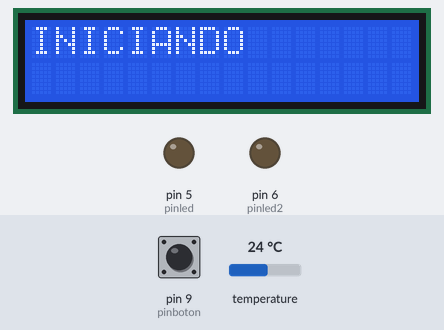
Bench run of a sketch on a simulated Arduino Mega 2560, built with avr-gcc and run on an emulated ATmega2560. On the bench: 16×2 character LCD, output pins drawn as LEDs (lit = HIGH). The test bench sets the inputs (shaded band); at power-on: pin 9 (pinboton) LOW, temperature 24 °C. The local clock reads 2024-03-15 10:24:30 at power-on unless the sketch sets it; storage starts empty.

Above: at 1.2 s.
At 7.3 s:
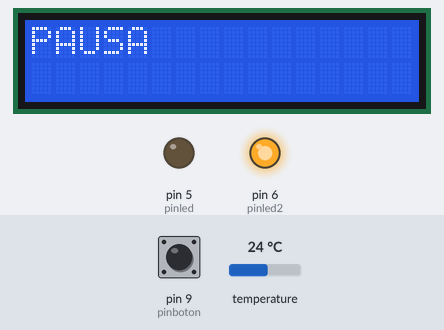
7.4 s: pin 9 (pinboton) pulled HIGH for 0.15 s
At 8.98 s:
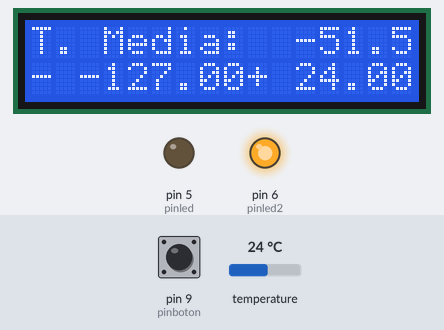
10.5 s: pin 9 (pinboton) pulled HIGH for 1 s
At 11.6 s:
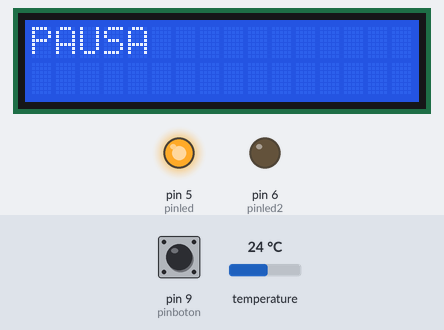
14.5 s: pin 9 (pinboton) pulled HIGH for 3.2 s
At 16.8 s:
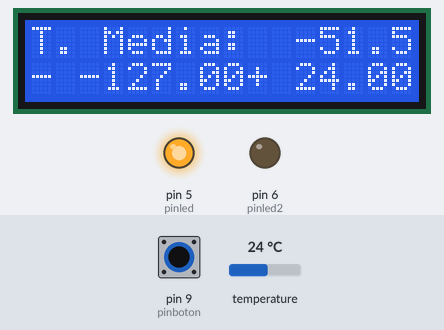
Timing chart, 0 to 20.6 s (numbered marks = the images above; inputs shaded):
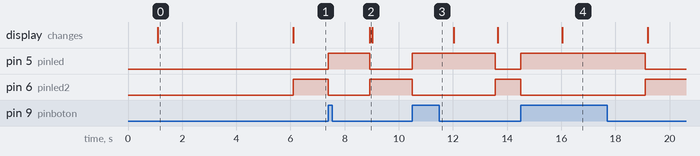

Measured:
- after the input at 7.4 s, pin 5 (pinled): LOW → HIGH at once, → LOW 1.5 s later; pin 6 (pinled2): HIGH → LOW at once, → HIGH 1.5 s later; the display: changes after 1.5 s (image 2)
- after the input at 10.5 s, pin 5 (pinled): LOW → HIGH at once, → LOW 3.1 s later; pin 6 (pinled2): HIGH → LOW at once, → HIGH 3.1 s later
- after the input at 14.5 s, pin 5 (pinled): LOW → HIGH at once, → LOW 4.6 s later; pin 6 (pinled2): HIGH → LOW at once, → HIGH 4.6 s later; the display: changes after 1.5 s (image 4)
- what the display in image 0 shows lasts 5.0 s, from 1.1 s to 6.1 s

The sketch:

prueba_reloj_2.ino
```cpp
#include <Wire.h>

#include <TimerOne.h>

#include <OneWire.h>
#include <DallasTemperature.h>
#include <SD.h>
#include <LiquidCrystal.h>
#include <Rtc_Pcf8563.h>


Rtc_Pcf8563 rtc;

LiquidCrystal lcd(22, 23, 24, 25, 26, 27);

File myFile;
OneWire ourWire(2);                       //Se establece el pin 2  como bus OneWire
DallasTemperature sensors(&ourWire);      //Se declara una variable u objeto para nuestro sensor

int pinled = 5;                           //led leer temperaturas
int pinled2 = 6;                          //led pausa lectura
int pinboton = 9;                         //pin interruptor inicio/parar tomas
int valorboton = 0;
long intervalo = 5000;
long millisanteriores = 0;                //variable para intervalos
long intervalo2 = 100;
long millisanteriores2 = 0;
long intervalo4h  = 10000;               //intervalo entre grabar medidas
long millisanteriores3 = 0;

float tempmin=100;
float tempmax=0;
float val=0;
int i;
int s;

void setup()
{

pinMode(5, OUTPUT);       //
pinMode(6, OUTPUT);       //pines leds y botones
pinMode(9, INPUT);        //


delay(1000);              //evitar error en primera lectura
Serial.begin(9600);
sensors.begin();          //Se inicia el sensor
lcd.begin(16, 2);         //se inicia la antalla a 16x2

if (!SD.begin(4))         //pin 4 como pin de comunicacion(NO USAR)
{
 return;
}

lcd.clear();
lcd.setCursor(0, 0);
lcd.print("INICIANDO");
delay(intervalo);
/////////////////////////////////////////////////////////////////////////////////////////////

  //rtc.initClock();
  /* dianumero, diasemana, mes, siglo(0siempre), año */

 //rtc.setDate(25, 4, 5, 0, 17);
  /* hr, min, sec */
  //rtc.setTime(21, 15, 40);                                        /////poner en hora el reloj
  /* el pin de la allarma es low cuando ocurre
   * min, hr, dia, diasemana
   * 99 = nno hay valor de alarma
   */
  //rtc.setAlarm(16, 99, 99, 99);
//////////////////////////////////////////////////////////////////////////////////////////
}
void loop()
{
 valorboton = digitalRead(pinboton);                           //leemos el pulsador
if (valorboton == HIGH)                                         //si el valor es alto
  {
    digitalWrite(pinled2, LOW);                                 //apagamos led de pausa
    digitalWrite(pinled, HIGH);                                 //encendemos led de lectura

      myFile = SD.open("datalog.txt", FILE_WRITE);                //abrimos  el archivo
     if (myFile)
          {

           float media=0;
           for(i=0;i<=1;i++)
            {
              sensors.requestTemperatures();                     //Enviamos el comando para obtener la temperatura
              float val =  sensors.getTempCByIndex(i);           // Almacenamos la temperatura en la variable val
              media=media+val;                                   //Vamos sumando para poder calcular la media de las temperaturas
              if (val<tempmin)
              tempmin=val;
              if (val>tempmax)
              tempmax=val;
              unsigned long millisactuales2 = millis();          //actualizamos el contador actual

              if(millisactuales2 - millisanteriores2>intervalo2) //diferencia del intervalo marcado
                 {
                  millisanteriores2 = millisactuales2;
                 }
            }
            media=media/i;                                        //Calculamos la media de las temperaturas

                        lcd.clear();
                        lcd.setCursor(0, 0);
                        lcd.print("T. Media:");
                        lcd.setCursor(0, 1);
                        lcd.print("-");
                        lcd.setCursor(2, 1);
                        lcd.print(tempmin);
                        lcd.setCursor(11, 0);
                        lcd.print(media);
                        lcd.setCursor(9, 1);
                        lcd.print("+");
                        lcd.setCursor(11, 1);
                        lcd.print(tempmax);

/////////////////////////////////////////////////////////////////////////////////////////////////////////////////////////////////////


                    unsigned long millisactuales3 = millis();                 //actualizamos el contador actual
              if(millisactuales3 - millisanteriores3>intervalo4h)         //diferencia del intervalo marcado
              {
                    millisanteriores3 = millisactuales3;
                      myFile.print(rtc.formatTime());
                      myFile.print("  ");
                      myFile.print(rtc.formatDate());
                      myFile.print(" ; ");
                       unsigned long millisactuales2 = millis();                       //actualizamos el contador actual
                        if(millisactuales2 - millisanteriores2>intervalo2)              //diferencia del intervalo marcado
                            {
                              millisanteriores2 = millisactuales2;
                            }

                     for(s=0;s<=1;s++)
                       {
                             sensors.requestTemperatures();                                  //Enviamos el comando para obtener la temperatura
                             float val =  sensors.getTempCByIndex(s);                        // Almacenamos la temperatura en la variable val
                              myFile.print(val);                                              //Mostramos por puerto serie el valor de la temperatura leida
                              myFile.print(" ; ");
                              unsigned long millisactuales2 = millis();                       //actualizamos el contador actual
                              if(millisactuales2 - millisanteriores2>intervalo2)              //diferencia del intervalo marcado
                                 {
                                  millisanteriores2 = millisactuales2;
                                 }

                         }
                            myFile.println(" ");
              }

/////////////////////////////////////////////////////////////////////////////////////////////////////////////////////////////////////////////////////////////
            }

            myFile.close();                             //cerramos el archivo

  }

 else                                                   //si el valor es bajo
 {
  digitalWrite(pinled2, HIGH);                          //encendemos el led de pausa
  digitalWrite(pinled, LOW);                            //apagamos el led de lectura
unsigned long millisactuales2 = millis();               //actualizamos el contador actual
   if(millisactuales2 - millisanteriores2>intervalo2)   //diferencia del intervalo marcado
     {
      millisanteriores2 = millisactuales2;
      digitalRead(pinboton);
  lcd.clear();
  lcd.setCursor(0, 0);
  lcd.print("PAUSA");
     }
}
}
```
